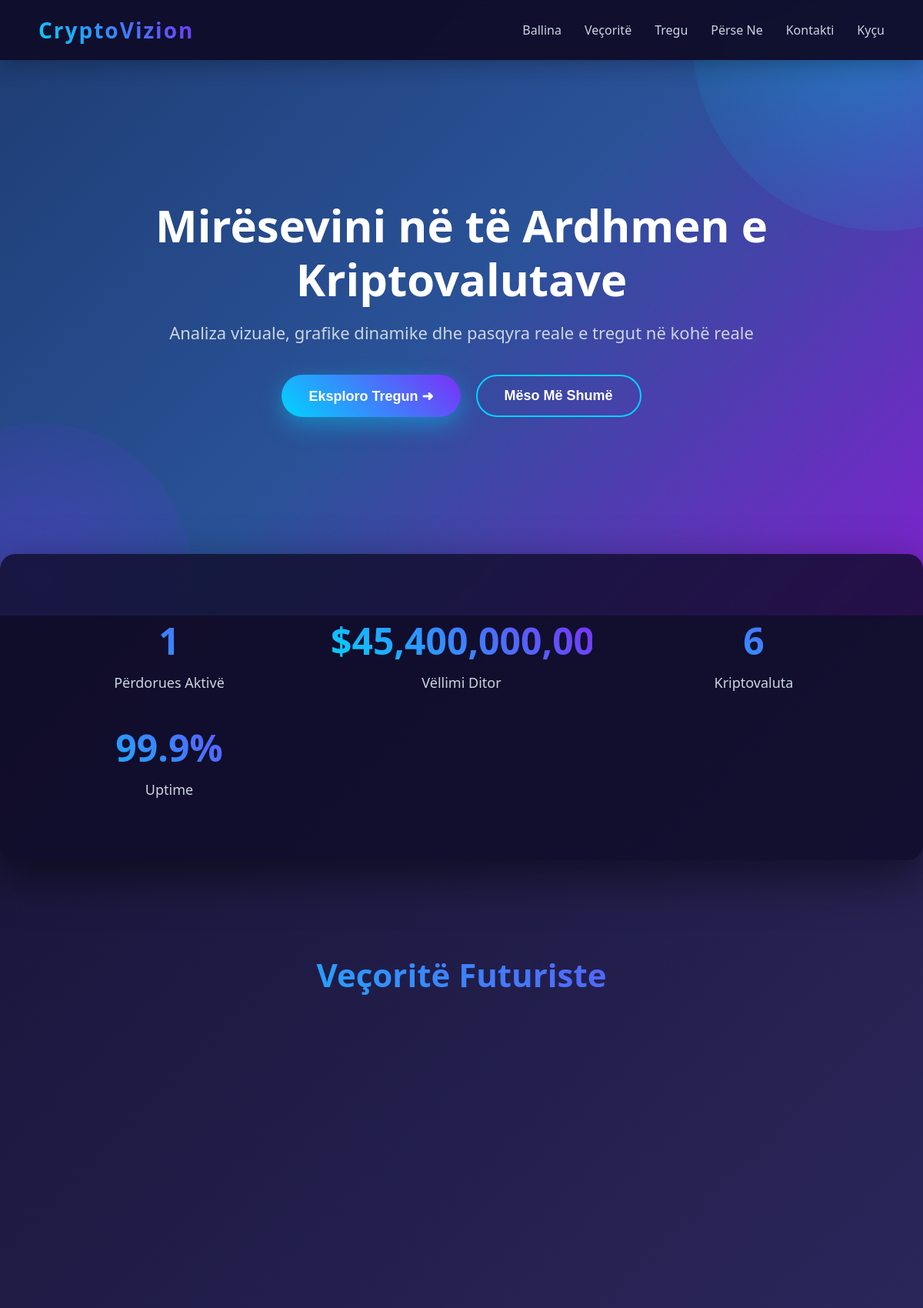
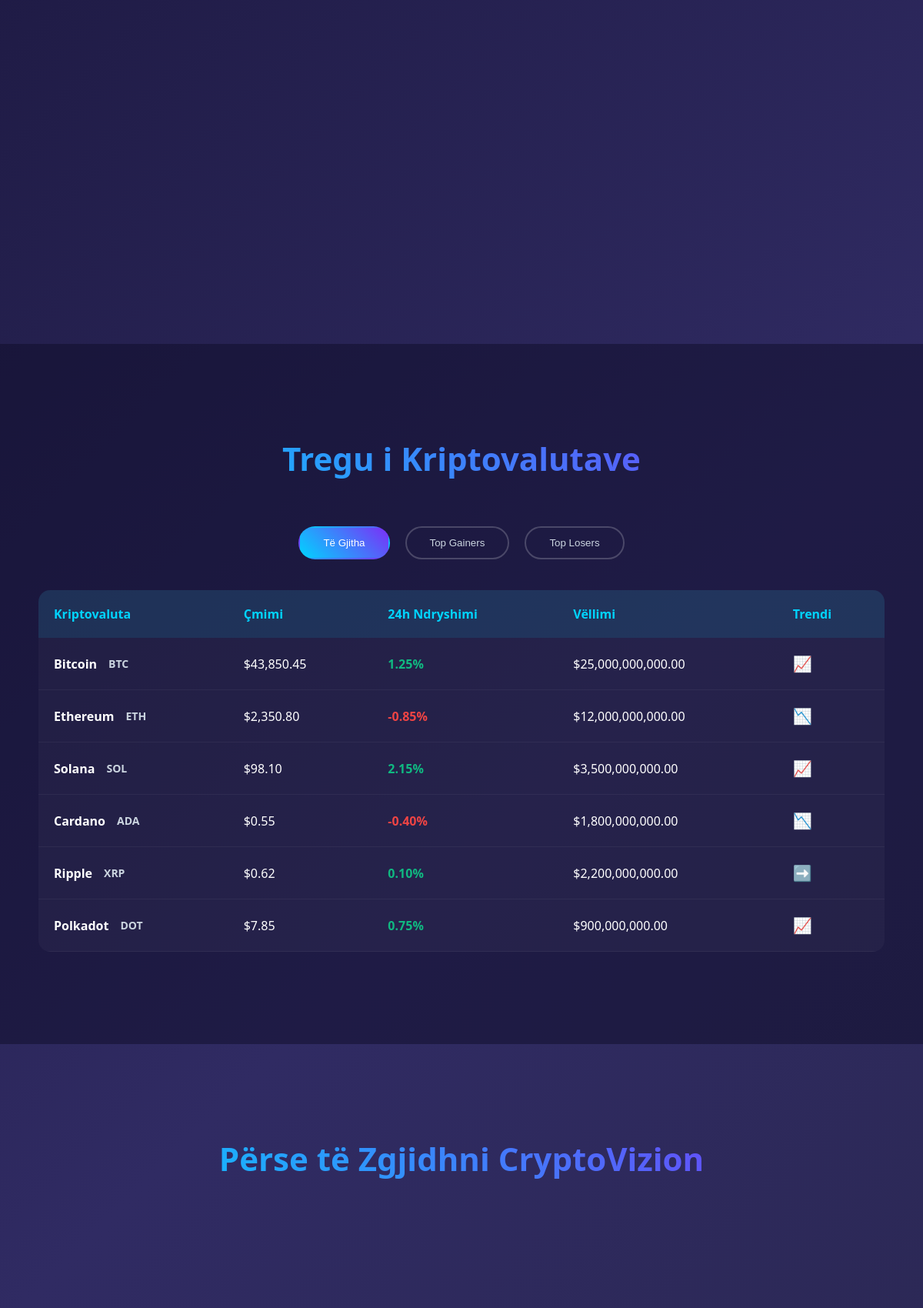
The page / (upper part) on the database its author committed (2 pictures, top to bottom).
### tables this page shows
CREATE TABLE IF NOT EXISTS cryptos (
    id INT AUTO_INCREMENT PRIMARY KEY,
    name VARCHAR(120) NOT NULL,
    symbol VARCHAR(10) NOT NULL UNIQUE,
    price_usd DECIMAL(14,2) NOT NULL DEFAULT 0,
    change_24h DECIMAL(6,2) NOT NULL DEFAULT 0,
    volume_24h DECIMAL(18,2) NOT NULL DEFAULT 0,
    trend ENUM('up', 'down', 'flat') NOT NULL DEFAULT 'flat',
    market_rank INT NULL,
    created_at TIMESTAMP DEFAULT CURRENT_TIMESTAMP,
    updated_at TIMESTAMP NULL DEFAULT NULL
);

### db.php (called while the page is built, shortened)
<?php
function e(string $value): string
{
    return htmlspecialchars($value, ENT_QUOTES, 'UTF-8');
}
function is_logged_in(): bool
{
    return isset($_SESSION['user']);
}

### index.php (the view, shortened to what this page needs)
<?php
require_once __DIR__ . '/db.php';
$pdo = db();
$cryptos = $pdo->query('SELECT * FROM cryptos ORDER BY COALESCE(market_rank, 999999), name')->fetchAll();
$userCount = (int)$pdo->query('SELECT COUNT(*) FROM users')->fetchColumn();
$cryptoCount = (int)$pdo->query('SELECT COUNT(*) FROM cryptos')->fetchColumn();
$volumeTotal = (float)$pdo->query('SELECT COALESCE(SUM(volume_24h), 0) FROM cryptos')->fetchColumn();
function format_money(float $value): string
{
    return '$' . number_format($value, 2);
}
?>
<!DOCTYPE html>
<html lang="sq">
<head>
    <link rel="stylesheet" href="style.css">
</head>
<body>
<header>
    <div class="logo">CryptoVizion</div>
    <nav>
        <a href="#home">Ballina</a>
        <a href="#features">Veçoritë</a>
        <a href="#market">Tregu</a>
        <a href="#why">Përse Ne</a>
        <a href="#contact">Kontakti</a>
        <?php if (!is_logged_in()): ?>
            <a href="#auth">Kyçu</a>
        <?php endif; ?>
    </nav>
</header>
<section id="home" class="hero">
    <div class="hero-content">
        <h1>Mirësevini në të Ardhmen e Kriptovalutave</h1>
        <p>Analiza vizuale, grafike dinamike dhe pasqyra reale e tregut në kohë reale</p>
        <div class="cta-buttons">
            <button class="btn btn-primary" id="exploreBtn">Eksploro Tregun ➜</button>
            <button class="btn btn-secondary">Mëso Më Shumë</button>
        </div>
    </div>
</section>
<div class="stats">
    <div class="stat-item">
        <div class="stat-number"><?= number_format($userCount) ?></div>
        <div class="stat-label">Përdorues Aktivë</div>
    </div>
    <div class="stat-item">
        <div class="stat-number"><?= format_money($volumeTotal) ?></div>
        <div class="stat-label">Vëllimi Ditor</div>
    </div>
    <div class="stat-item">
        <div class="stat-number"><?= number_format($cryptoCount) ?></div>
        <div class="stat-label">Kriptovaluta</div>
    </div>
    <div class="stat-item">
        <div class="stat-number">99.9%</div>
        <div class="stat-label">Uptime</div>
    </div>
</div>
<section id="features" class="features">
    <h2 class="section-title">Veçoritë Futuriste</h2>
    <div class="features-grid">
    </div>
</section>
<section id="market" class="market-section">
    <div class="market-container">
        <h2 class="section-title">Tregu i Kriptovalutave</h2>
        <div class="market-tabs">
            <button class="tab-btn active">Të Gjitha</button>
            <button class="tab-btn">Top Gainers</button>
            <button class="tab-btn">Top Losers</button>
        </div>
        <table>
            <thead>
                <tr>
                    <th>Kriptovaluta</th>
                    <th>Çmimi</th>
                    <th>24h Ndryshimi</th>
                    <th>Vëllimi</th>
                    <th>Trendi</th>
                </tr>
            </thead>
            <tbody>
                <?php foreach ($cryptos as $crypto): ?>
                    <?php
                        $change = (float)$crypto['change_24h'];
                        $trendIcon = $crypto['trend'] === 'up' ? '📈' : ($crypto['trend'] === 'down' ? '📉' : '➡️');
                        $changeClass = $change > 0 ? 'positive' : ($change < 0 ? 'negative' : '');
                    ?>
                    <tr>
                        <td>
                            <div class="crypto-name">
                                <strong><?= e($crypto['name']) ?></strong>
                                <span class="crypto-symbol"><?= e($crypto['symbol']) ?></span>
                            </div>
                        </td>
                        <td><?= format_money((float)$crypto['price_usd']) ?></td>
                        <td class="<?= $changeClass ?>" style="font-weight:bold;">
                            <?= number_format($change, 2) ?>%
                        </td>
                        <td><?= format_money((float)$crypto['volume_24h']) ?></td>
                        <td style="font-size: 20px;">
                            <?= $trendIcon ?>
                        </td>
                    </tr>
                <?php endforeach; ?>
            </tbody>
        </table>
    </div>
</section>
<section id="why" class="why-choose">
    <h2 class="section-title">Përse të Zgjidhni CryptoVizion</h2>
    <div class="why-grid">
    </div>
</section>
</body>
</html>

### rows shown on the page
cryptos: name "Bitcoin", symbol "BTC", price_usd "$43,850.45", change_24h "1.25", volume_24h "$25,000,000,000.00", trend "📈"
cryptos: name "Ethereum", symbol "ETH", price_usd "$2,350.80", change_24h "-0.85", volume_24h "$12,000,000,000.00", trend "📉"
cryptos: name "Solana", symbol "SOL", price_usd "$98.10", change_24h "2.15", volume_24h "$3,500,000,000.00", trend "📈"
cryptos: name "Cardano", symbol "ADA", price_usd "$0.55", change_24h "-0.40", volume_24h "$1,800,000,000.00", trend "📉"
cryptos: name "Ripple", symbol "XRP", price_usd "$0.62", change_24h "0.10", volume_24h "$2,200,000,000.00", trend "➡️"
cryptos: name "Polkadot", symbol "DOT", price_usd "$7.85", change_24h "0.75", volume_24h "$900,000,000.00", trend "📈"

### other values the page prints
$userCount "1"
format_money($volumeTotal) "$45,400,000,000.00"
$cryptoCount "6"
